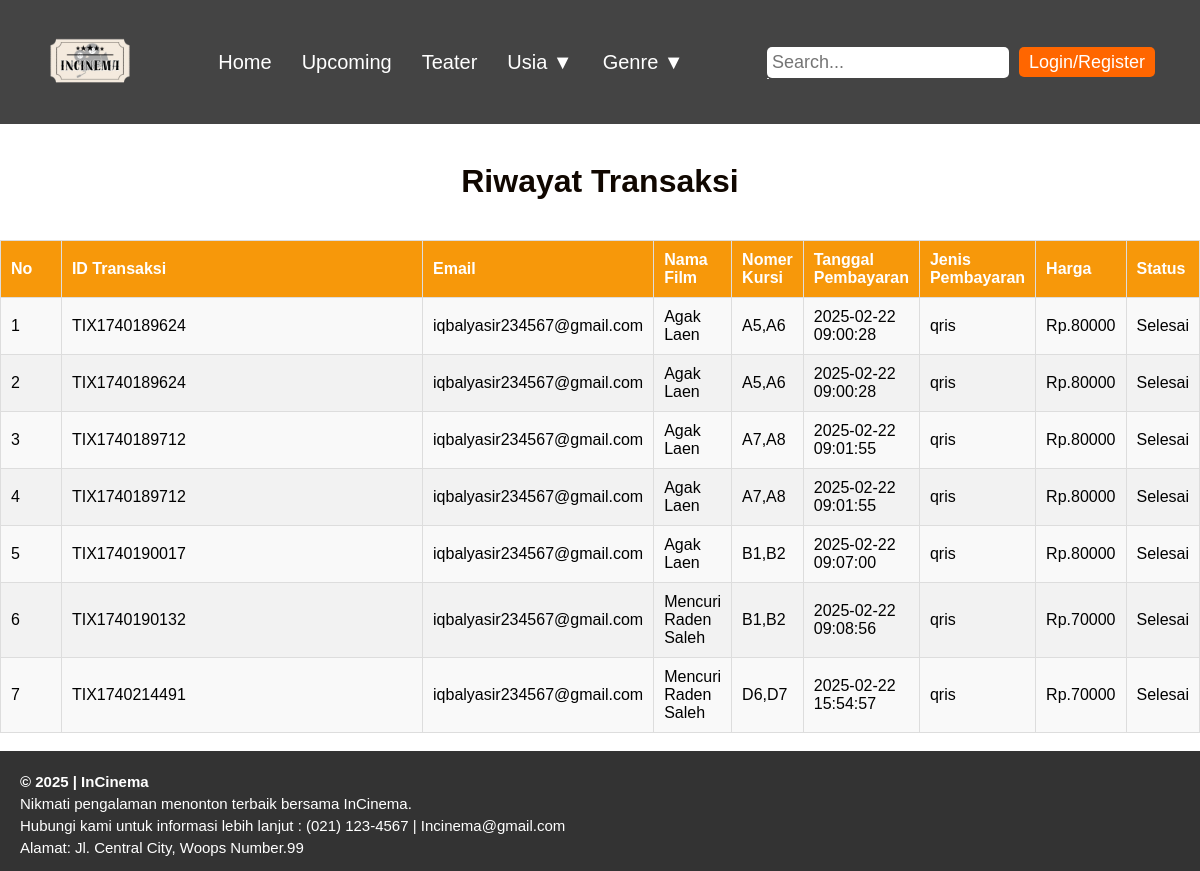
/riwayat.php?username=iqbalyasir234567@gmail.com, run on the app's committed database.
### tables this page shows
CREATE TABLE `transactions` (
  `id` int(11) NOT NULL,
  `order_id` varchar(50) NOT NULL,
  `status` varchar(20) NOT NULL,
  `payment_type` varchar(20) NOT NULL,
  `amount` int(11) NOT NULL,
  `transaction_time` datetime NOT NULL,
  `username` varchar(250) NOT NULL,
  `seat_number` varchar(250) NOT NULL,
  `nama_film` varchar(231) NOT NULL
);

### riwayat.php (the view, shortened to what this page needs)
<?php
include 'koneksi.php';
$username = isset($_GET['username']) ? $_GET['username'] : '';
$sql = "SELECT * FROM transactions WHERE username = ?";
$stmt = $conn->prepare($sql);
$stmt->bind_param("s", $username);
$stmt->execute();
$result = $stmt->get_result();
?>
<!DOCTYPE html>
<html lang="id">
<head>
    <link rel="stylesheet" href="assets/css/style.css">
</head>
<?php include 'assets/template/header.php'?>
<body>
    <br>
    <h1>Riwayat Transaksi</h1>
    <br>
 <div class="table table-responsive">
    <table id="transactionTable" class="table table-bordered">
        <thead>
            <tr>
                <th>No</th>
                <th>ID Transaksi</th>
                <th>Email</th>
                <th>Nama Film</th>
                <th>Nomer Kursi</th>
                <th>Tanggal Pembayaran</th>
                <th>Jenis Pembayaran</th>
                <th>Harga</th>
                <th>Status</th>
            </tr>
        </thead>
        <tbody> <?php $no = 1;
        while ($row = $result->fetch_assoc()) {
            echo "<tr> <td>{$no}</td>
            <td>{$row['order_id']}</td>
            <td>{$row['username']}</td>
            <td>{$row['nama_film']}</td>
            <td>{$row['seat_number']}</td>
            <td>{$row['transaction_time']}</td>
            <td>{$row['payment_type']}</td>
            <td>Rp.{$row['amount']}</td> <td>";
            if ($row['status'] == 'settlement') {
                echo 'Selesai';
            } elseif ($row['status'] == 'pending') {
                    echo 'Menunggu Pembayaran';
                } else {
                        echo $row['status'];
                        } echo "</td> </tr>"; $no++; } ?>
                        </tbody>
                    </table>
                </div>
                <br>
                <?php include 'assets/template/foooter.php'?>
                </body>
</html>

### assets/css/style.css (style rules this page uses)
body { margin: 0; font-family: Arial, sans-serif; }
table { width: 100%; border-collapse: collapse; margin: 0 auto; background-color: #f9f9f9; }
table th, table td { padding: 10px; text-align: left; border: 1px solid #ddd; }
table th:first-child, table td:first-child { width: 10%; }
table th:nth-child(2), table td:nth-child(2) { width: 90%; }
table th { background-color: #f7980a; color: white; }
table tr:nth-child(even) { background-color: #f2f2f2; }
h1 { text-align: center; text-transform: capitalize; color: #100700; }

### data on the page
transactions: order "TIX1740189624", username "iqbalyasir234567@gmail.com", nama_film "Agak Laen", seat_number "A5,A6", transaction_time "2025-02-22 09:00:28", payment_type "qris", amount "80000", status "Selesai"
transactions: order "TIX1740189624", username "iqbalyasir234567@gmail.com", nama_film "Agak Laen", seat_number "A5,A6", transaction_time "2025-02-22 09:00:28", payment_type "qris", amount "80000", status "Selesai"
transactions: order "TIX1740189712", username "iqbalyasir234567@gmail.com", nama_film "Agak Laen", seat_number "A7,A8", transaction_time "2025-02-22 09:01:55", payment_type "qris", amount "80000", status "Selesai"
transactions: order "TIX1740189712", username "iqbalyasir234567@gmail.com", nama_film "Agak Laen", seat_number "A7,A8", transaction_time "2025-02-22 09:01:55", payment_type "qris", amount "80000", status "Selesai"
transactions: order "TIX1740190017", username "iqbalyasir234567@gmail.com", nama_film "Agak Laen", seat_number "B1,B2", transaction_time "2025-02-22 09:07:00", payment_type "qris", amount "80000", status "Selesai"
transactions: order "TIX1740190132", username "iqbalyasir234567@gmail.com", nama_film "Mencuri Raden Saleh", seat_number "B1,B2", transaction_time "2025-02-22 09:08:56", payment_type "qris", amount "70000", status "Selesai"
transactions: order "TIX1740214491", username "iqbalyasir234567@gmail.com", nama_film "Mencuri Raden Saleh", seat_number "D6,D7", transaction_time "2025-02-22 15:54:57", payment_type "qris", amount "70000", status "Selesai"
